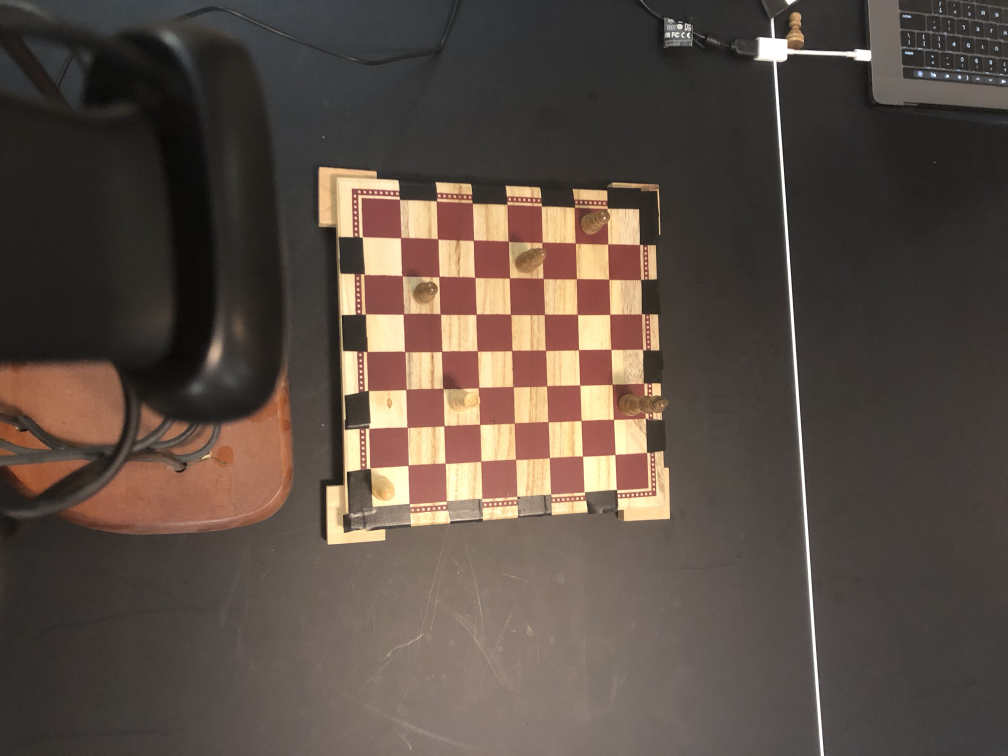
#> input picture Python/Images/occupiedFrame.jpg, 4032 x 3024 px (shown at 1/4 size)
$ python -i utils.py   (imports and definitions only)
#> lines starting #> are read from the running program, lines starting #| are printed output that depends on the picture; after the words box and inside, x2 and y2 are one past the last pixel; in counts of white or black regions, pixels touching at a corner belong together
#> further down, picture is the input picture: shape (3024, 4032, 3); mean B, G, R 68.6, 77.4, 89.9
import numpy as np
import cv2 as cv


def calibrate(img):
    kernel = np.ones((5, 5), np.uint8)
    for i in range(5):
        img = cv.GaussianBlur(img, (3, 3), 1)
        img = cv.dilate(img, kernel, iterations=2)
        img = cv.erode(img, kernel, iterations=2)
#> this loop made 5 passes
#> pass 1, in calibrate, `img = cv.dilate(img, kernel, iterations=2)`:
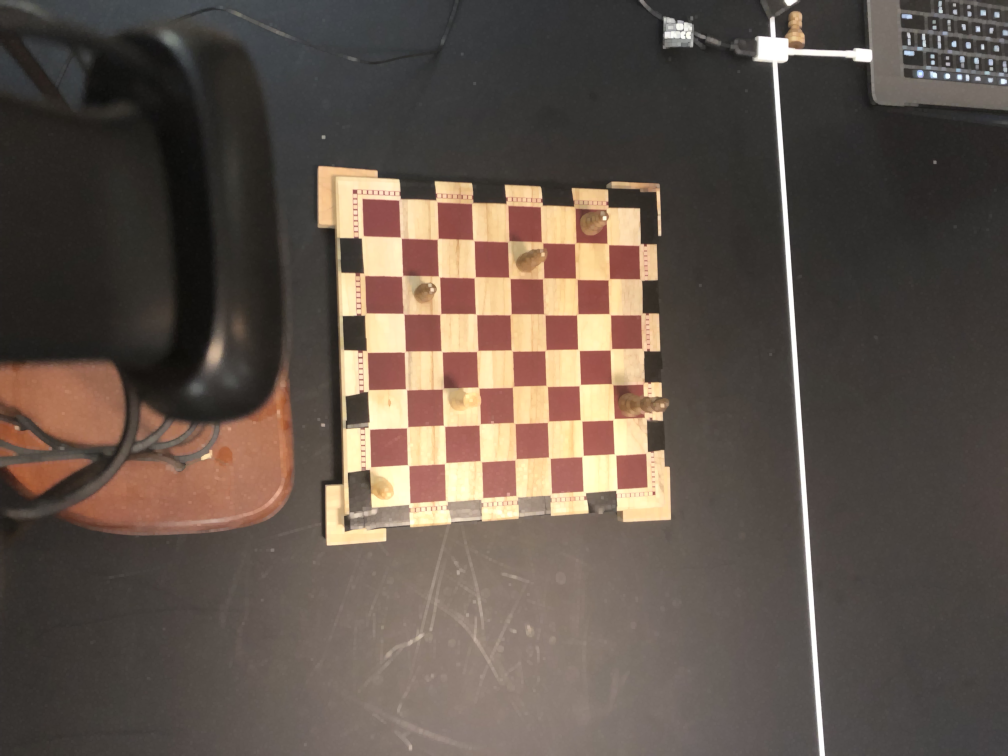
#> img: shape (3024, 4032, 3) (shown at 1/4 size); mean of channels 0, 1, 2 74.8, 84, 96.2; drawn as B, G, R
    img = gray(img)
#> in gray, `return cv.cvtColor(img, cv.COLOR_BGR2GRAY)`:
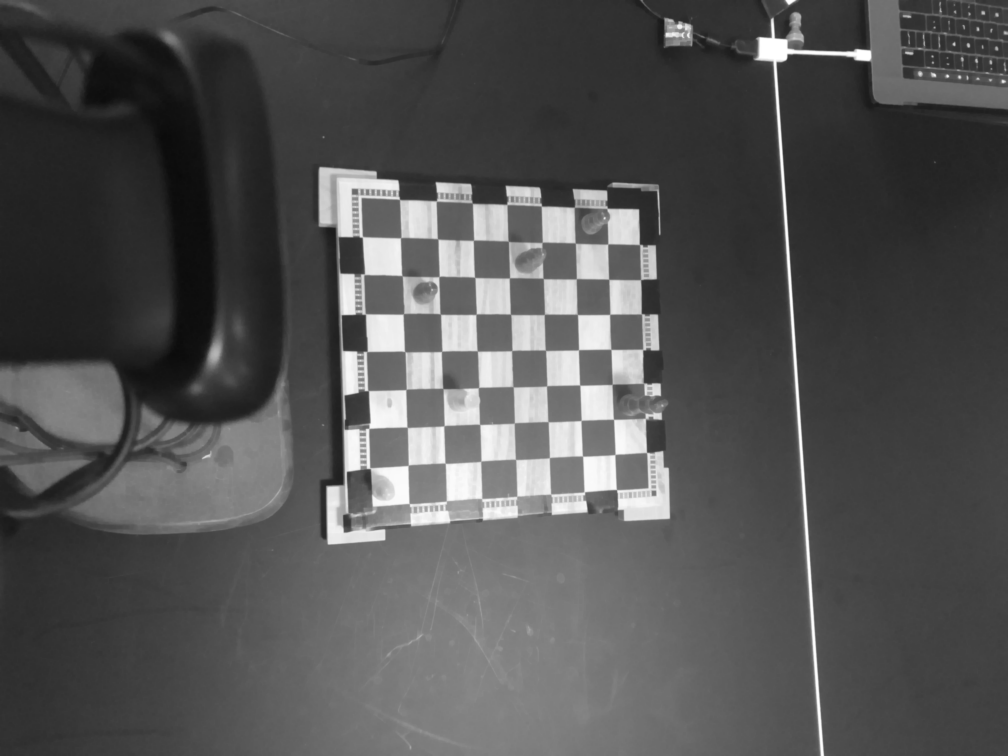
#> returned value: shape (3024, 4032) (shown at 1/4 size); min 10, max 255, mean 82.5
    img = cv.Canny(img, 127, 128, L2gradient=True)
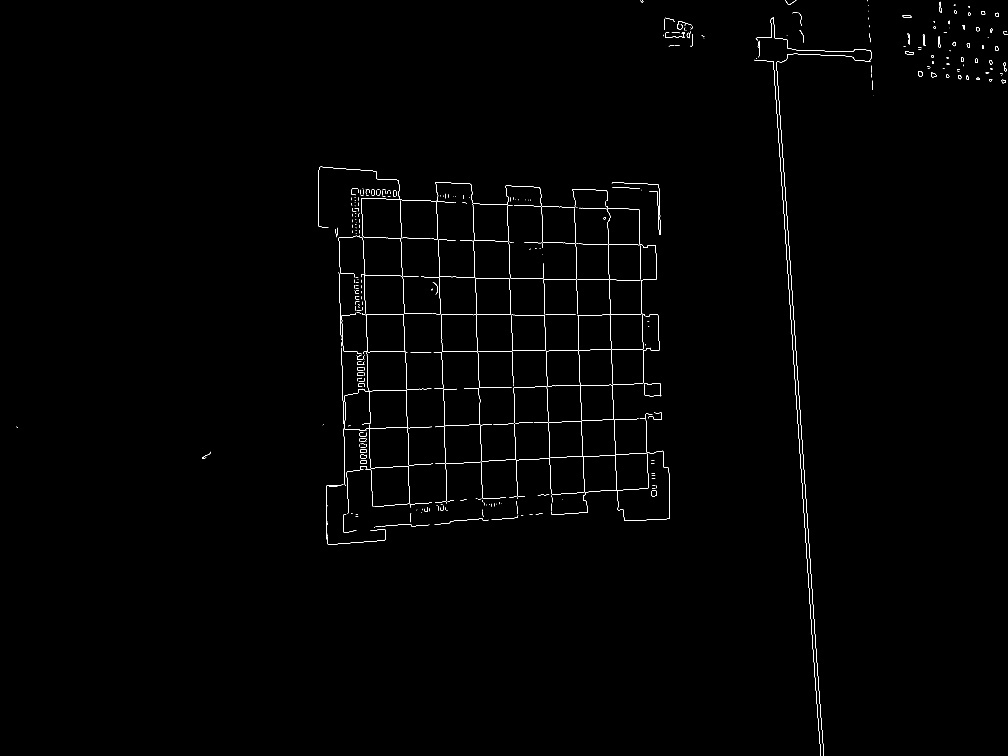
#> img: shape (3024, 4032) (shown at 1/4 size); 0.33% white in thin lines or dots
    img = cv.dilate(img, kernel, iterations=3)
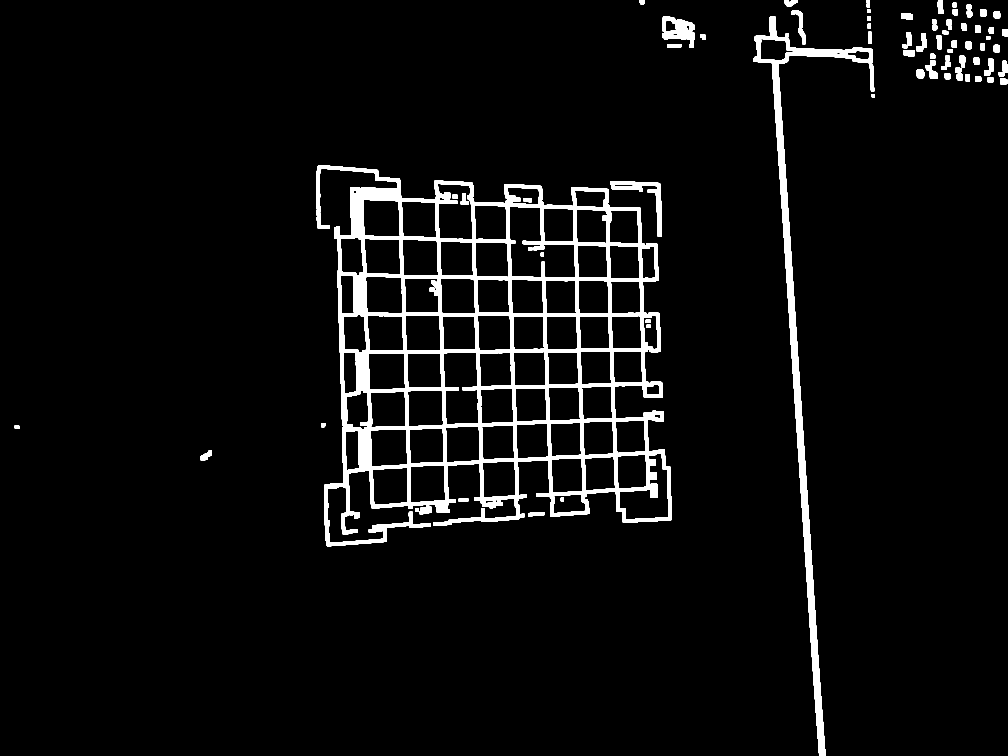
#> img: shape (3024, 4032) (shown at 1/4 size); 4.5% white; 84 white regions, largest, box (x1, y1, x2, y2) and area: (1267, 661, 2686, 2185) 397134, (3012, 64, 3492, 3024) 89355, (2649, 65, 2778, 192) 8643
    img = cv.erode(img, kernel, iterations=2)
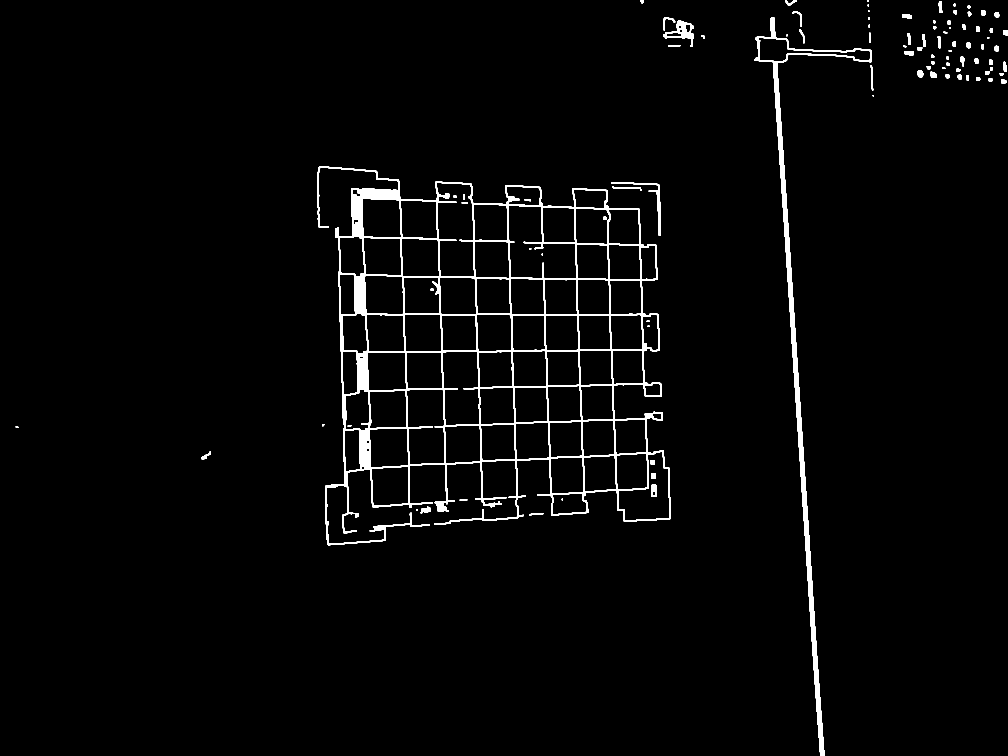
#> img: shape (3024, 4032) (shown at 1/4 size); 2.1% white; 95 white regions, largest, box (x1, y1, x2, y2) and area: (1271, 665, 2682, 2181) 176851, (3016, 68, 3488, 3024) 55307, (2653, 82, 2774, 188) 3965
    return img


def simple_calibrate(img):
    for i in range(3):
        img = cv.GaussianBlur(img, (3, 3), 1)
    img = gray(img)
    return img


def find_center(c, value=10):
    moment = cv.moments(c)
    c_x = int(moment['m10'] / moment['m00'])
    c_y = int(moment['m01'] / moment['m00'])

    return c_x - value, c_y + value


def create_blank(width=700, height=700, black=(0, 0, 0)):
    img = np.zeros((height, width, 3), np.uint8)

    black = tuple(reversed(black))

    img[:] = black

    return img


def get_contour_image(img, approx):
    x, y, w, h = cv.boundingRect(approx)
    roi = img[y:y + h, x:x + w]
    return roi


def color(img):
    return cv.cvtColor(img, cv.COLOR_GRAY2BGR)


def gray(img):
    return cv.cvtColor(img, cv.COLOR_BGR2GRAY)


def reset_text_files():
    writer = open('/Users/aaronyoung/Coding/Chess6/src/PythonCommunicator/initBoard.txt', 'r')
    writer2 = open('/Users/aaronyoung/Coding/Chess6/src/PythonCommunicator/board.txt', 'w')
    writer2.write(writer.read())

>>> import cv2
>>> picture = cv2.imread('../Images/occupiedFrame.jpg')
>>> result = calibrate(picture)

$ run again, on Python/Images/image.png
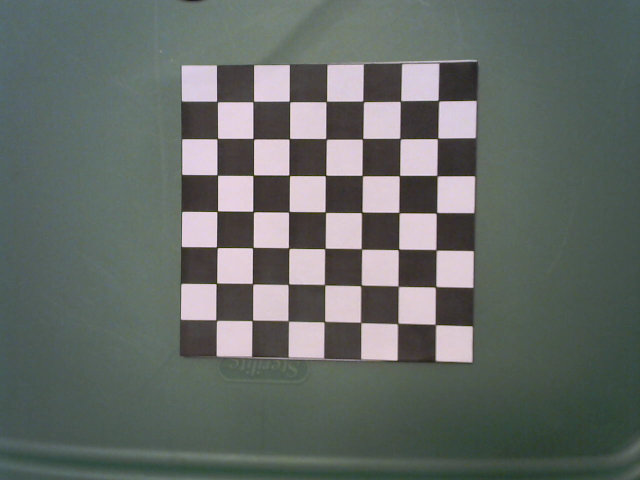
#> input picture Python/Images/image.png, 1280 x 960 px (shown at 1/2 size)
#> picture is the input picture: shape (960, 1280, 3); mean B, G, R 102.5, 106.4, 100.1
#> in calibrate, `img = cv.Canny(img, 127, 128, L2gradient=True)`:
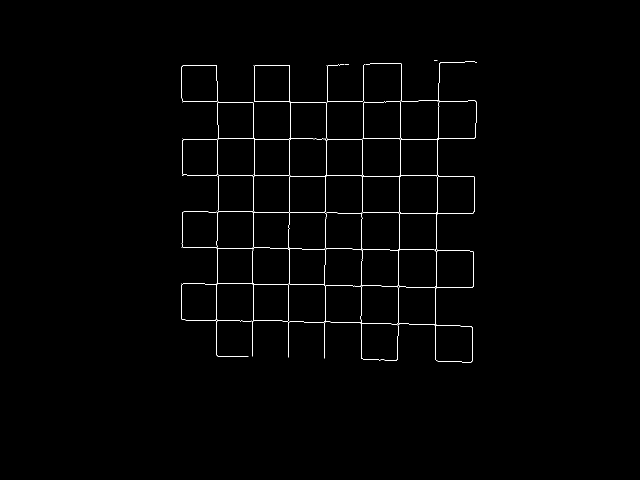
#> img: shape (960, 1280) (shown at 1/2 size); 0.76% white in thin lines or dots, all inside (x1, y1, x2, y2) = (362, 121, 954, 725)
#> in calibrate, `img = cv.erode(img, kernel, iterations=2)`:
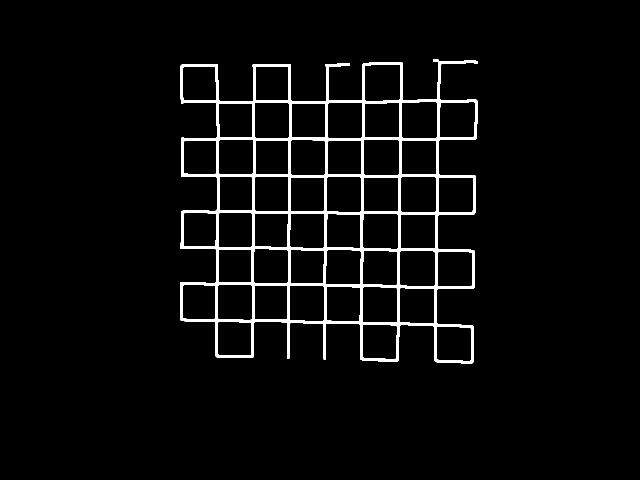
#> img: shape (960, 1280) (shown at 1/2 size); 3.8% white; 1 white region, box (x1, y1, x2, y2) and area: (360, 119, 956, 727) 46582
